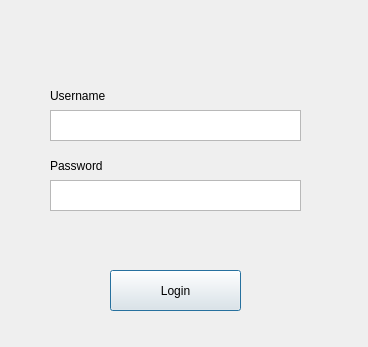
<?xml version="1.0" encoding="UTF-8"?>
<ui version="4.0">
 <class>LoginDialog</class>
 <widget class="QDialog" name="LoginDialog">
  <property name="geometry">
   <rect>
    <x>0</x>
    <y>0</y>
    <width>368</width>
    <height>347</height>
   </rect>
  </property>
  <property name="windowTitle">
   <string>Dialog</string>
  </property>
  <widget class="QPushButton" name="login">
   <property name="geometry">
    <rect>
     <x>110</x>
     <y>270</y>
     <width>131</width>
     <height>41</height>
    </rect>
   </property>
   <property name="text">
    <string>Login</string>
   </property>
  </widget>
  <widget class="QLabel" name="label">
   <property name="geometry">
    <rect>
     <x>50</x>
     <y>80</y>
     <width>221</width>
     <height>31</height>
    </rect>
   </property>
   <property name="text">
    <string>Username</string>
   </property>
  </widget>
  <widget class="QTextEdit" name="textEdit">
   <property name="geometry">
    <rect>
     <x>50</x>
     <y>110</y>
     <width>251</width>
     <height>31</height>
    </rect>
   </property>
  </widget>
  <widget class="QTextEdit" name="textEdit_2">
   <property name="geometry">
    <rect>
     <x>50</x>
     <y>180</y>
     <width>251</width>
     <height>31</height>
    </rect>
   </property>
  </widget>
  <widget class="QLabel" name="label_2">
   <property name="geometry">
    <rect>
     <x>50</x>
     <y>150</y>
     <width>201</width>
     <height>31</height>
    </rect>
   </property>
   <property name="text">
    <string>Password</string>
   </property>
  </widget>
 </widget>
 <resources/>
 <connections/>
</ui>
